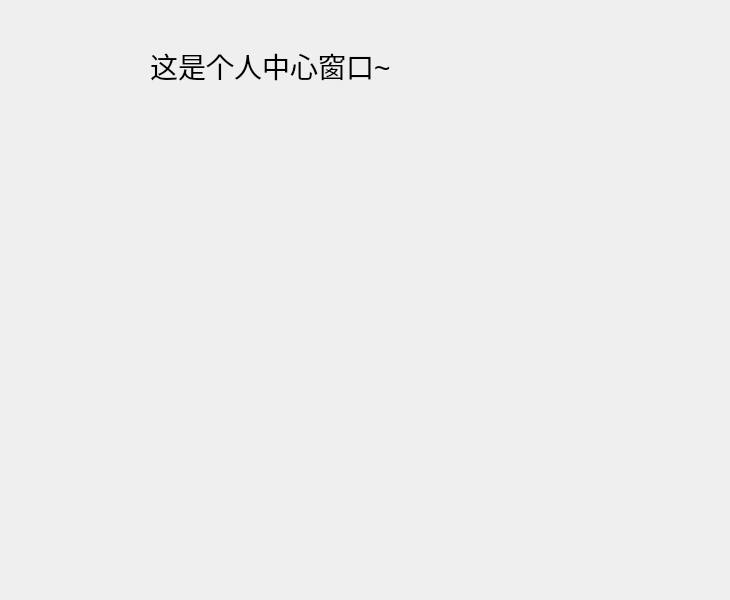
<?xml version="1.0" encoding="UTF-8"?>
<ui version="4.0">
 <class>PersonWindow</class>
 <widget class="QWidget" name="PersonWindow">
  <property name="geometry">
   <rect>
    <x>0</x>
    <y>0</y>
    <width>730</width>
    <height>600</height>
   </rect>
  </property>
  <property name="font">
   <font>
    <pointsize>9</pointsize>
   </font>
  </property>
  <property name="windowTitle">
   <string>Form</string>
  </property>
  <widget class="QLabel" name="label">
   <property name="geometry">
    <rect>
     <x>150</x>
     <y>10</y>
     <width>371</width>
     <height>111</height>
    </rect>
   </property>
   <property name="font">
    <font>
     <pointsize>21</pointsize>
    </font>
   </property>
   <property name="text">
    <string>这是个人中心窗口~</string>
   </property>
  </widget>
 </widget>
 <resources/>
 <connections/>
</ui>
